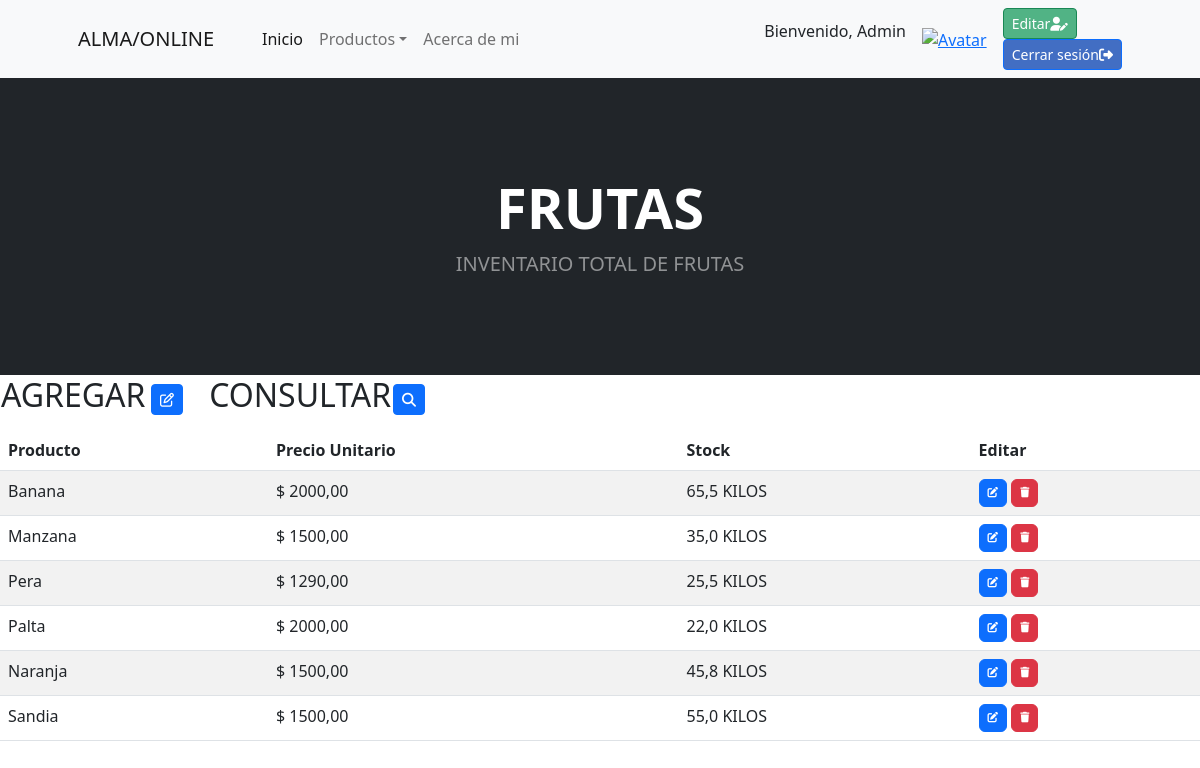
Screenshot of /frutas (signed in) with the database file from the repository.
### aplicacion/models.py (models this page shows, shortened)
class Fruta(models.Model):
    nombre= models.CharField(max_length=50)
    precio= models.DecimalField(max_digits=10, decimal_places=2)
    unidad= models.DecimalField(max_digits=10, decimal_places=1)

### aplicacion/views.py (the view)
# urls.py: path('frutas', FrutaList.as_view(), name="frutas"),
class FrutaList(LoginRequiredMixin,ListView):
    model = Fruta

### aplicacion/templates/aplicacion/fruta_list.html (shortened to what this page needs)
{% extends 'aplicacion/index.html' %}
{% block Titulo %}
<h1 class="display-4 fw-bolder">FRUTAS</h1>
<p class="lead fw-normal text-white-50 mb-0">INVENTARIO TOTAL DE FRUTAS</p>
</header>
{% endblock Titulo %}
{% block Contenido %}
<div style="display: inline-block;">
    <table>
        <tr>
            <td width="150"><h2>AGREGAR</h2></td>
            <td>
                <a href="{% url 'frutas_create' %}" class="btn btn-primary btn-sm">
                    <i class="fa-regular fa-pen-to-square"></i>
                </a>
            </td>
        </tr>
    </table>
</div>
<div style="display: inline-block; margin-left: 20px;">
    <table>
        <tr>
            <td width="150"><h2>CONSULTAR</h2></td>
            <td>
                <a href="{% url 'buscar_fruta' %}" class="btn btn-primary btn-sm">
                    <i class="fa-solid fa-magnifying-glass"></i>
                </a>
            </td>
        </tr>
    </table>
</div>
<table class="table table-striped">
    <thead>
        <tr>
            <th>Producto</th>
            <th>Precio Unitario</th>
            <th>Stock</th>
            <th>Editar</th>
        </tr>
    </thead>
    <tbody>
        {% for producto in fruta_list %}
        <tr>
            <td>{{ producto.nombre }}</td>
            <td>$ {{ producto.precio }}</td>
            <td>{{ producto.unidad }} KILOS</td>
            <td>
                <a href="{% url 'frutas_update' producto.id %}" class="btn btn-primary" style="--bs-btn-padding-y: .25rem; --bs-btn-padding-x: .5rem; --bs-btn-font-size: .75rem;">
                </a>
                <a href="{% url 'frutas_delete' producto.id %}" class="btn btn-danger" style="--bs-btn-padding-y: .25rem; --bs-btn-padding-x: .5rem; --bs-btn-font-size: .75rem;">
                </a>
            </td>
        </tr>
        {% endfor %}
    </tbody>
</table>
{% endblock Contenido %}
{% block Copyright %}
<div class="card-footer p-4 pt-0 border-top-0 bg-transparent">
</div>
{% endblock Copyright %}

### aplicacion/templates/aplicacion/index.html (shortened to what this page needs)
<!DOCTYPE html>
<html lang="en">
    <head>
        {%load static%}
        <link href="https://cdn.jsdelivr.net/npm/bootstrap-icons@1.5.0/font/bootstrap-icons.css" rel="stylesheet" />
        <link href="{% static 'css/styles.css' %}" rel="stylesheet" />
        <link rel="stylesheet" href="https://cdnjs.cloudflare.com/ajax/libs/font-awesome/6.4.0/css/all.min.css"/>
    </head>
    <body>
        <nav class="navbar navbar-expand-lg navbar-light bg-light">
            <div class="container px-4 px-lg-5">
                <a class="navbar-brand" href="{% url 'home' %}">ALMA/ONLINE</a>
                {% if  user.is_authenticated %}
                                <div class="collapse navbar-collapse" id="navbarSupportedContent">
                                <ul class="navbar-nav me-auto mb-2 mb-lg-0 ms-lg-4">
                                <li class="nav-item"><a class="nav-link active" aria-current="page" href="{% url 'home' %}">Inicio</a></li>
                                <li class="nav-item dropdown">
                                <a class="nav-link dropdown-toggle" id="navbarDropdown" href="#" role="button" data-bs-toggle="dropdown" aria-expanded="false">Productos</a>
                            <li class="nav-item"><a class="nav-link" aria-current="page" href="{% url 'acerca' %}">Acerca de mi</a></li>
                         </li>
                      </ul>
                      <div class="user-info d-flex align-items-center">
                        <p class="username me-3">Bienvenido, {{ user.username }}</p>
                        <div class="avatar me-3">
                            <a href="{% url 'agregar_avatar' %}">
                                <img src="{{ request.session.avatar }}" alt="Avatar" height="50px" width="50px">
                            </a>
                        </div>
                        <div class="user-actions">
                            <a class="btn btn-success btn-sm me-3" href="{% url 'perfil' %}" style="background-color: rgb(81, 179, 133); color: white ;">Editar<i class="fa-solid fa-user-pen"></i></a>
                            <form action="{% url 'logout' %}" method="post">
                                <button type="submit" class="btn btn-primary btn-sm logout" style="background-color: rgba(12, 70, 179, 0.767); color: white ;">Cerrar sesión<i class="fa-solid fa-right-from-bracket"></i></button>
                            </form>
                        </div>
                    </div>
                {% endif %}
        </nav>
        <header class="bg-dark py-5">
            <div class="container px-4 px-lg-5 my-5">
                <div class="text-center text-white">
                    {% block Titulo %}{% endblock Titulo %}
        {% block Contenido %}{% endblock Contenido %}
        {% block Copyright %}{% endblock Copyright %}
    </body>
</html>

### rows the page displays
Fruta: nombre "Banana", precio "2000,00", unidad "65,5"
Fruta: nombre "Manzana", precio "1500,00", unidad "35,0"
Fruta: nombre "Pera", precio "1290,00", unidad "25,5"
Fruta: nombre "Palta", precio "2000,00", unidad "22,0"
Fruta: nombre "Naranja", precio "1500,00", unidad "45,8"
Fruta: nombre "Sandia", precio "1500,00", unidad "55,0"

### other values shown
{{ user.username }} "Admin"
